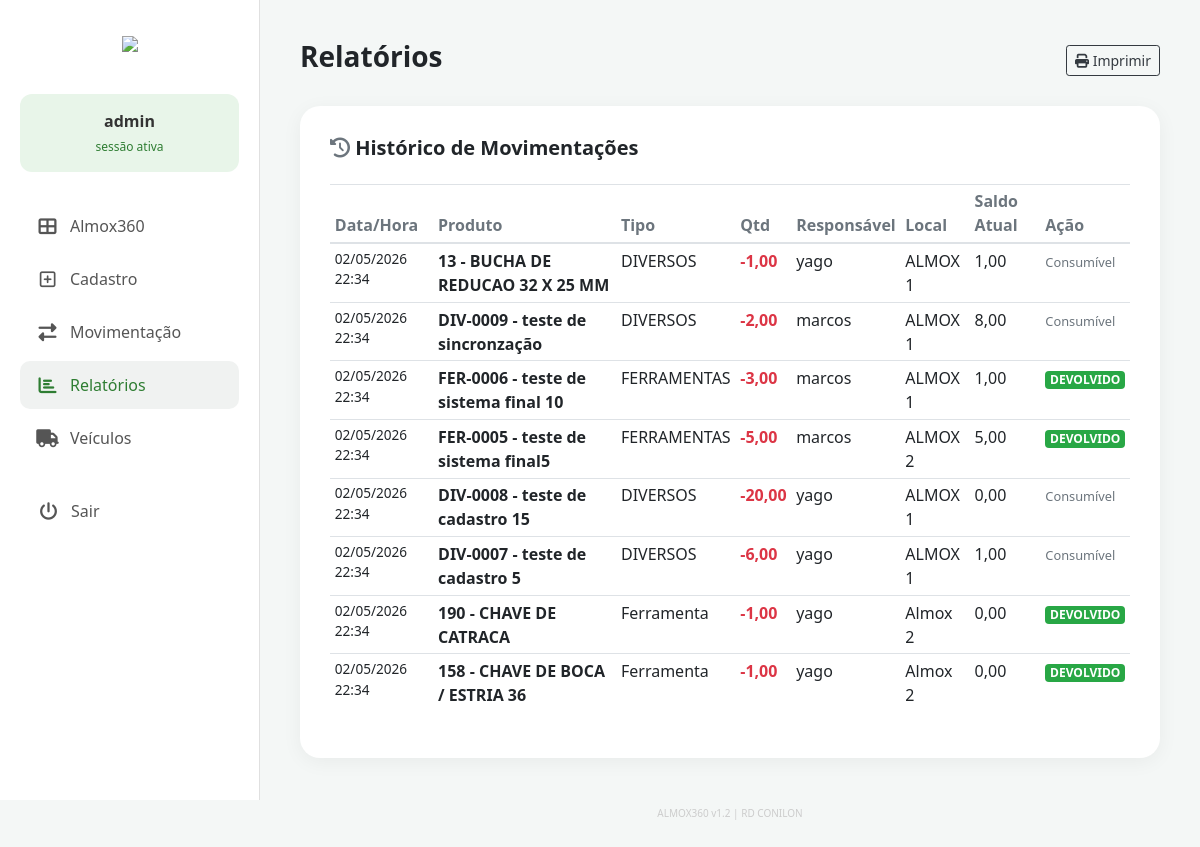
/relatorios/ (signed in), run on the app's committed database.
### almox/models.py (models this page shows)
class Historico(models.Model):
    data = models.DateTimeField(auto_now_add=True)
    produto = models.ForeignKey(Produto, on_delete=models.SET_NULL, null=True, blank=True)
    produto_info = models.CharField(max_length=255)
    tipo = models.CharField(max_length=50)
    quantidade = models.DecimalField(max_digits=12, decimal_places=2)
    responsavel = models.CharField(max_length=100)
    saldo_anterior = models.DecimalField(max_digits=12, decimal_places=2)
    saldo_atual = models.DecimalField(max_digits=12, decimal_places=2)
    local = models.CharField(max_length=50)
    devolvido = models.CharField(max_length=10, default='NÃO')
    class Meta: ordering = ['-data']

### almox/views.py (the view, shortened to what this page needs)
# urls.py: path('relatorios/', views.relatorios, name='relatorios'),
@login_required
def relatorios(request):
    return render(request, 'almox/relatorios.html', {'registros': Historico.objects.all().order_by('-data')})

### almox/templates/almox/relatorios.html
{% extends 'almox/base.html' %}
{% block content %}
<div class="content-header mb-4 d-flex justify-content-between align-items-center">
    <h3 class="font-weight-bold">Relatórios</h3>
    <button onclick="window.print()" class="btn btn-outline-dark btn-sm"><i class="fas fa-print"></i> Imprimir</button>
</div>
<div class="content-card">
    <h5 class="font-weight-bold mb-4"><i class="fas fa-history text-muted"></i> Histórico de Movimentações</h5>
    <div class="table-responsive">
        <table class="table table-sm table-hover">
            <thead>
                <tr class="text-muted">
                    <th>Data/Hora</th>
                    <th>Produto</th>
                    <th>Tipo</th>
                    <th>Qtd</th>
                    <th>Responsável</th>
                    <th>Local</th>
                    <th>Saldo Atual</th>
                    <th>Ação</th>
                </tr>
            </thead>
            <tbody>
                {% for r in registros %}
                <tr>
                    <td style="font-size: 0.85rem;">{{ r.data|date:"d/m/Y H:i" }}</td>
                    <td class="font-weight-bold">{{ r.produto_info }}</td>
                    <td>{{ r.tipo }}</td>
                    <td class="text-danger font-weight-bold">-{{ r.quantidade }}</td>
                    <td>{{ r.responsavel }}</td>
                    <td>{{ r.local }}</td>
                    <td>{{ r.saldo_atual }}</td>
                    <td>
                        {% if "FERRAMENT" in r.tipo|upper %}
                            {% if r.devolvido == "NÃO" %}
                                <form method="post" style="display: inline;" class="no-confirm">
                                    {% csrf_token %}
                                    <input type="hidden" name="devolver_id" value="{{ r.id }}">
                                    <button type="submit" class="btn btn-sm btn-info py-0 px-2" style="font-size: 11px;">
                                        DEVOLVER
                                    </button>
                                </form>
                            {% else %}
                                <span class="badge badge-success">DEVOLVIDO</span>
                            {% endif %}
                        {% else %}
                            <small class="text-muted">Consumível</small>
                        {% endif %}
                    </td>
                </tr>
                {% empty %}
                <tr><td colspan="7" class="text-center text-muted py-4">Nenhum registro encontrado.</td></tr>
                {% endfor %}
            </tbody>
        </table>
    </div>
</div>
{% endblock %}

### almox/templates/almox/base.html (shortened to what this page needs)
<!DOCTYPE html>
<html lang="pt-br">
<head>
    <link rel="stylesheet" href="https://stackpath.bootstrapcdn.com/bootstrap/4.5.2/css/bootstrap.min.css">
    <link rel="stylesheet" href="https://cdnjs.cloudflare.com/ajax/libs/font-awesome/6.4.0/css/all.min.css">
</head>
<body>
    {% if user.is_authenticated %}
    <div class="sidebar" id="sidebar">
        <div class="brand-section d-none d-md-block">
            <img src="https://sc02.alicdn.com/kf/A3a1bcb4564ec4e4eb66a2c37e75245c5K.png" class="brand-logo-img">
        </div>
        <div class="user-pill">
            <span class="user-name">{{ user.username|lower }}</span>
            <span class="user-status">sessão ativa</span>
        </div>
        <ul class="nav-menu">
            <li class="nav-item-custom">
                <a href="{% url 'index' %}" class="nav-link-custom {% if request.resolver_match.url_name == 'index' %}active{% endif %}">
                    <i class="fas fa-th-large"></i> Almox360
                </a>
            </li>
            <li class="nav-item-custom">
                <a href="{% url 'cadastro' %}" class="nav-link-custom {% if request.resolver_match.url_name == 'cadastro' %}active{% endif %}">
                    <i class="far fa-plus-square"></i> Cadastro
                </a>
            </li>
            <li class="nav-item-custom">
                <a href="{% url 'movimentacao' %}" class="nav-link-custom {% if request.resolver_match.url_name == 'movimentacao' %}active{% endif %}">
                    <i class="fas fa-exchange-alt"></i> Movimentação
                </a>
            </li>
            <li class="nav-item-custom">
                <a href="{% url 'relatorios' %}" class="nav-link-custom {% if request.resolver_match.url_name == 'relatorios' %}active{% endif %}">
                    <i class="fas fa-chart-bar"></i> Relatórios
                </a>
            </li>
            <li class="nav-item-custom">
                <a href="{% url 'veiculos' %}" class="nav-link-custom {% if request.resolver_match.url_name == 'veiculos' %}active{% endif %}">
                    <i class="fas fa-truck"></i> Veículos
                </a>
            </li>
            <li class="nav-item-custom mt-4">
                <form action="{% url 'logout' %}" method="post">
                    <button type="submit" class="btn btn-link nav-link-custom w-100" style="text-align: left;">
                        <i class="fas fa-power-off"></i> Sair
                    </button>
                </form>
            </li>
        </ul>
    </div>
    {% endif %}
    <div class="{% if user.is_authenticated %}main-wrapper{% else %}container{% endif %}">
        {% block content %}{% endblock %}
        <div class="text-center mt-5 mb-3" style="font-size: 10px; color: #ccc;">
            ALMOX360 v1.2 | RD CONILON
        </div>
    </div>
</body>
</html>

### almox/templates/almox/base.html (style rules this page uses)
* { box-sizing: border-box; }
:root { --primary-green: #2e7d32; --bg-light: #f4f7f6; --sidebar-width: 260px; }
body { background-color: var(--bg-light); font-family: 'Segoe UI', Tahoma, Geneva, Verdana, sans-serif; margin: 0; overflow-x: hidden; width: 100%; }
.sidebar { width: var(--sidebar-width); background: white; height: 100vh; position: fixed; left: 0; top: 0; padding: 30px 20px; border-right: 1px solid #e0e0e0; z-index: 1000; transition: transform 0.3s ease; }
.brand-section { text-align: center; margin-bottom: 40px; }
.brand-logo-img { height: 60px; }
.user-pill { background: #e8f5e9; border-radius: 12px; padding: 15px; text-align: center; margin-bottom: 30px; }
.user-name { font-weight: 700; color: #333; display: block; }
.user-status { font-size: 12px; color: #2e7d32; }
.nav-menu { list-style: none; padding: 0; margin: 0; }
.nav-item-custom { margin-bottom: 5px; }
.nav-link-custom { display: flex; align-items: center; padding: 12px 15px; color: #555 !important; text-decoration: none !important; border-radius: 10px; transition: 0.3s; font-weight: 500; }
.nav-link-custom i { width: 25px; margin-right: 10px; font-size: 18px; text-align: center; }
.nav-link-custom:hover, .nav-link-custom.active { background: #f0f2f1; color: #2e7d32 !important; }
.main-wrapper { margin-left: var(--sidebar-width); width: calc(100% - var(--sidebar-width)); padding: 40px; transition: margin-left 0.3s ease, width 0.3s ease; }
.content-card { background: white; border-radius: 20px; padding: 30px; box-shadow: 0 4px 20px rgba(0,0,0,0.05); }

### data on the page
Historico: data "02/05/2026 22:34", produto_info "13 - BUCHA DE REDUCAO 32 X 25 MM", tipo "DIVERSOS", quantidade "1,00", responsavel "yago", local "ALMOX 1", saldo_atual "1,00", shows "Consumível"
Historico: data "02/05/2026 22:34", produto_info "DIV-0009 - teste de sincronzação", tipo "DIVERSOS", quantidade "2,00", responsavel "marcos", local "ALMOX 1", saldo_atual "8,00", shows "Consumível"
Historico: data "02/05/2026 22:34", produto_info "FER-0006 - teste de sistema final 10", tipo "FERRAMENTAS", quantidade "3,00", responsavel "marcos", local "ALMOX 1", saldo_atual "1,00", devolvido "DEVOLVIDO"
Historico: data "02/05/2026 22:34", produto_info "FER-0005 - teste de sistema final5", tipo "FERRAMENTAS", quantidade "5,00", responsavel "marcos", local "ALMOX 2", saldo_atual "5,00", devolvido "DEVOLVIDO"
Historico: data "02/05/2026 22:34", produto_info "DIV-0008 - teste de cadastro 15", tipo "DIVERSOS", quantidade "20,00", responsavel "yago", local "ALMOX 1", saldo_atual "0,00", shows "Consumível"
Historico: data "02/05/2026 22:34", produto_info "DIV-0007 - teste de cadastro 5", tipo "DIVERSOS", quantidade "6,00", responsavel "yago", local "ALMOX 1", saldo_atual "1,00", shows "Consumível"
Historico: data "02/05/2026 22:34", produto_info "190 - CHAVE DE CATRACA", tipo "Ferramenta", quantidade "1,00", responsavel "yago", local "Almox 2", saldo_atual "0,00", devolvido "DEVOLVIDO"
Historico: data "02/05/2026 22:34", produto_info "158 - CHAVE DE BOCA / ESTRIA 36", tipo "Ferramenta", quantidade "1,00", responsavel "yago", local "Almox 2", saldo_atual "0,00", devolvido "DEVOLVIDO"

### other printed values
{{ user.username|lower }} "admin"
